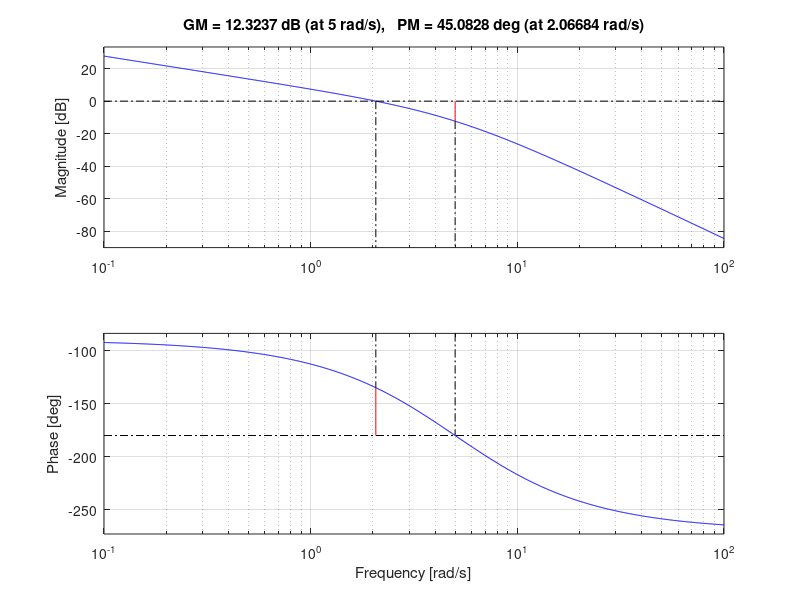

This figure's MATLAB source:
clc
clear

s = tf('s');

% Phi_rf = 180 + arg(G0) = 45 stepeni => arg(G0) = -135 stepeni.
% 20*log10(K) = 35.5 => K = 10^(35.5/20)

% uslovot e ispolnet za maskimalna vrednost na K = 60.5

K = 60.5;
G0 = K/(s*(s+5)^2)

margin(G0);
grid on;
